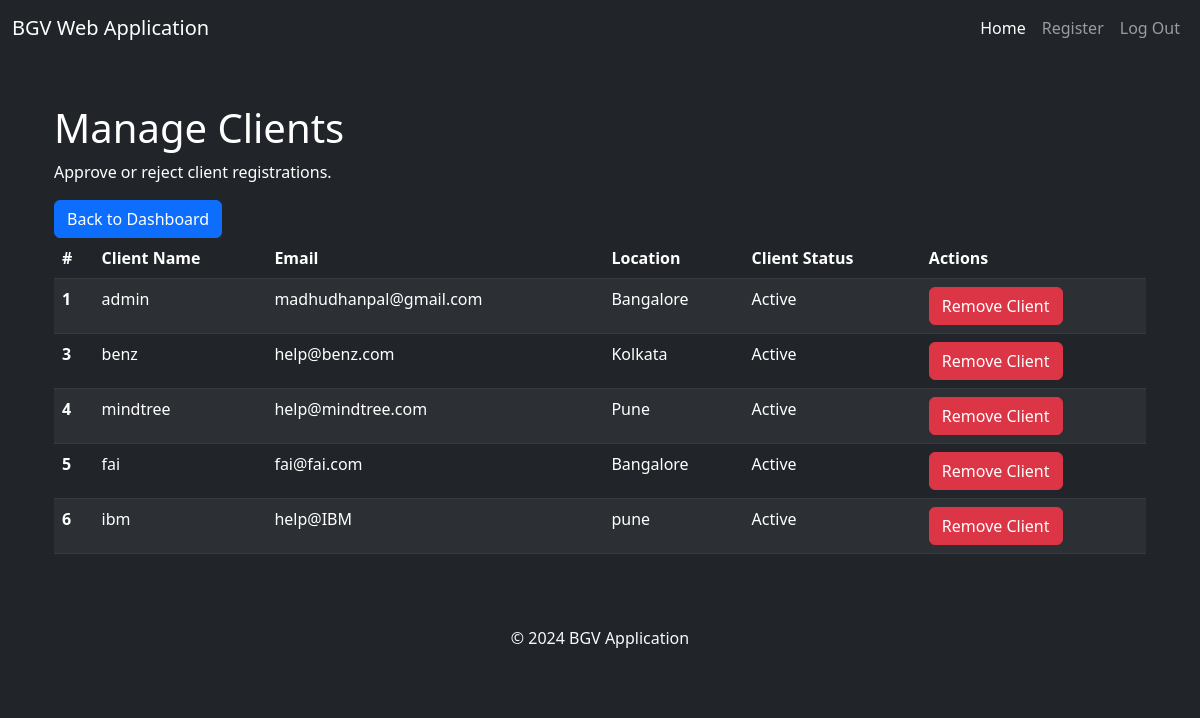
Before: /manage_clients (signed in) with the older database file.
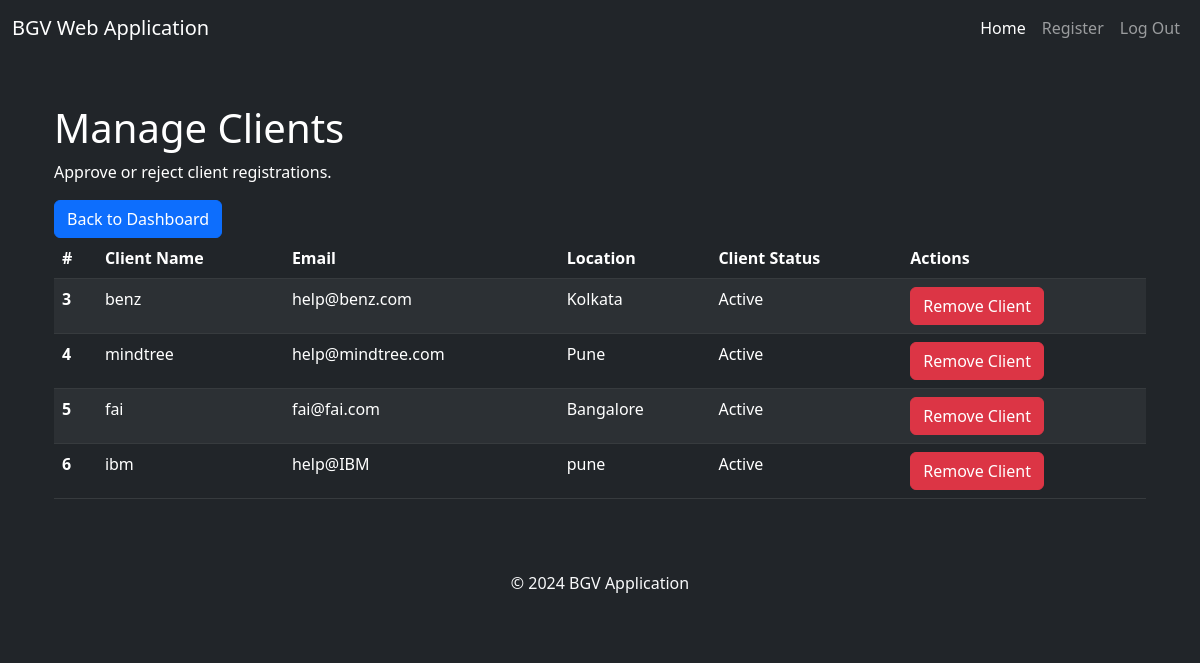
After: the same page with the newer database file.
### models.py (models this page shows, shortened)
class Client(db.Model):
    id = db.Column(db.Integer, primary_key=True)
    client_name = db.Column(db.String(100), nullable=False)
    location = db.Column(db.String(100), nullable=False)
    email = db.Column(db.String(100), unique=True, nullable=False)
    username = db.Column(db.String(100), unique=True, nullable=False)  # New field for username
    password = db.Column(db.String(200), nullable=False)  # Hashed password
    role = db.Column(db.String(50), default="Client")  # Role field (Client, Candidate, etc.)
    approved = db.Column(db.Boolean, default=False)

### app.py (the view)
@app.route('/manage_clients')
def manage_clients():
    if session.get('user_type') != 'admin':
        return redirect(url_for('login'))  # Redirect to login if not admin
    clients  = Client.query.all()
    return render_template('manage_clients.html', clients=clients)

### templates/manage_clients.html (shortened to what this page needs)
{% extends 'base.html' %}
{% block content %}
<div class="container mt-5">
    <h1 class="text-white">Manage Clients</h1>
    <p class="text-white">Approve or reject client registrations.</p>
    <a href="{{ url_for('admin_dashboard') }}" class="btn btn-primary">Back to Dashboard</a>
    <table class="table table-dark table-striped">
        <thead>
            <tr>
                <th scope="col">#</th>
                <th scope="col">Client Name</th>
                <th scope="col">Email</th>
                <th scope="col">Location</th>
                <th scope="col">Client Status</th>
                <th scope="col">Actions</th>
            </tr>
        </thead>
        <tbody>
            {% for client in clients %}
                <tr>
                    <th scope="row">{{ client.id }}</th>
                    <td>{{ client.username }}</td>
                    <td>{{ client.email }}</td>
                    <td>{{ client.location }}</td>
                    {% if client.approved %}
                        <td>Active</td>
                    {% else %}
                        <td>Not Approved yet</td>
                    {% endif %}
                    <td>
                        {% if client.approved %}
                            <form action="{{ url_for('reject_client', client_id=client.id) }}" method="POST" style="display:inline;">
                                <button type="submit" class="btn btn-danger">Remove Client</button>
                            </form>
                        {% endif %}
                    </td>
                </tr>
            {% endfor %}
        </tbody>
    </table>
</div>
{% endblock %}

Changed rows visible on the page:
removed Client: id "1", username "admin", email "madhudhanpal@gmail.com", location "Bangalore", approved "Active"
